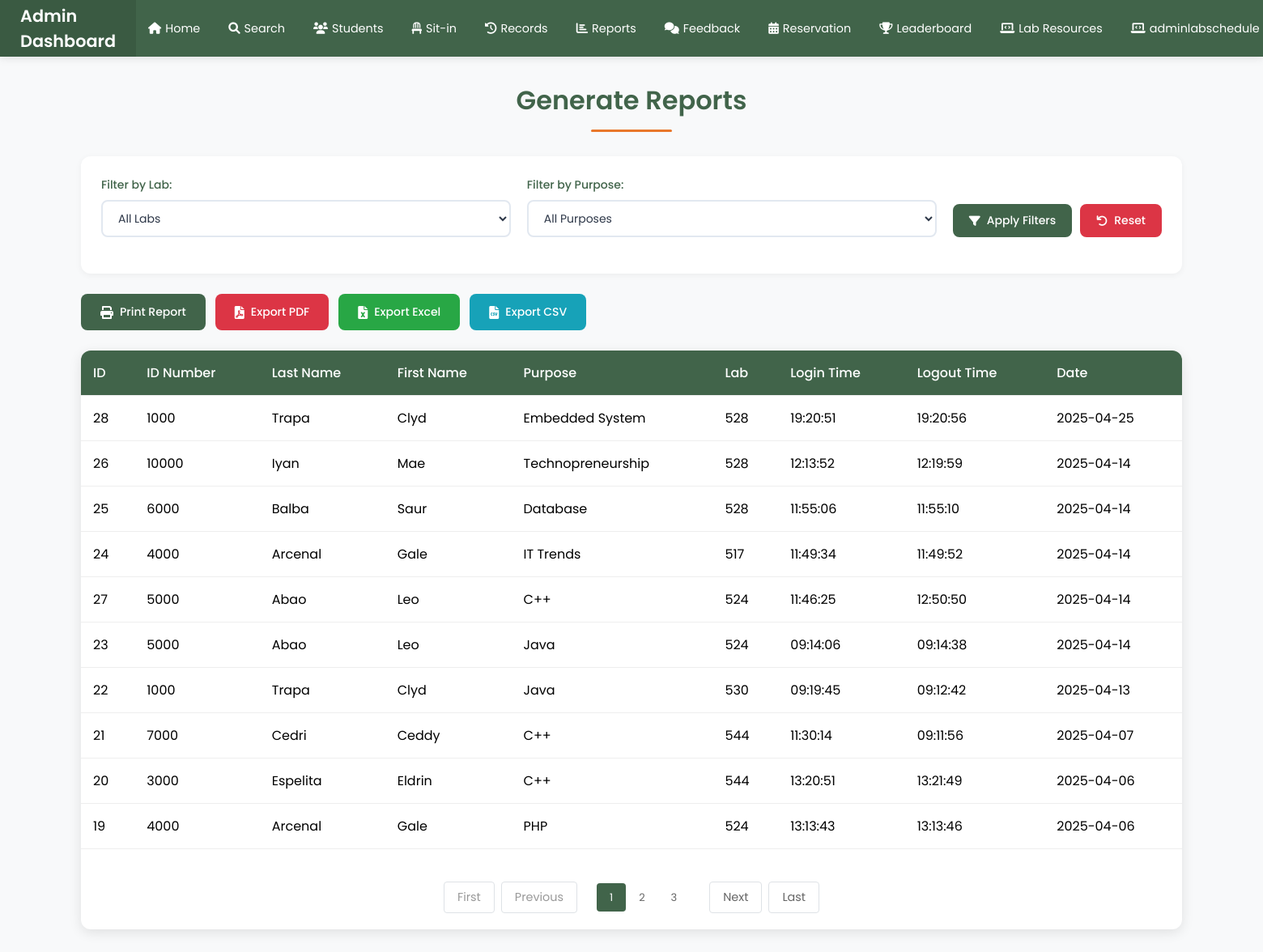
Page /sit-in-reports (signed in) on the earlier database version.
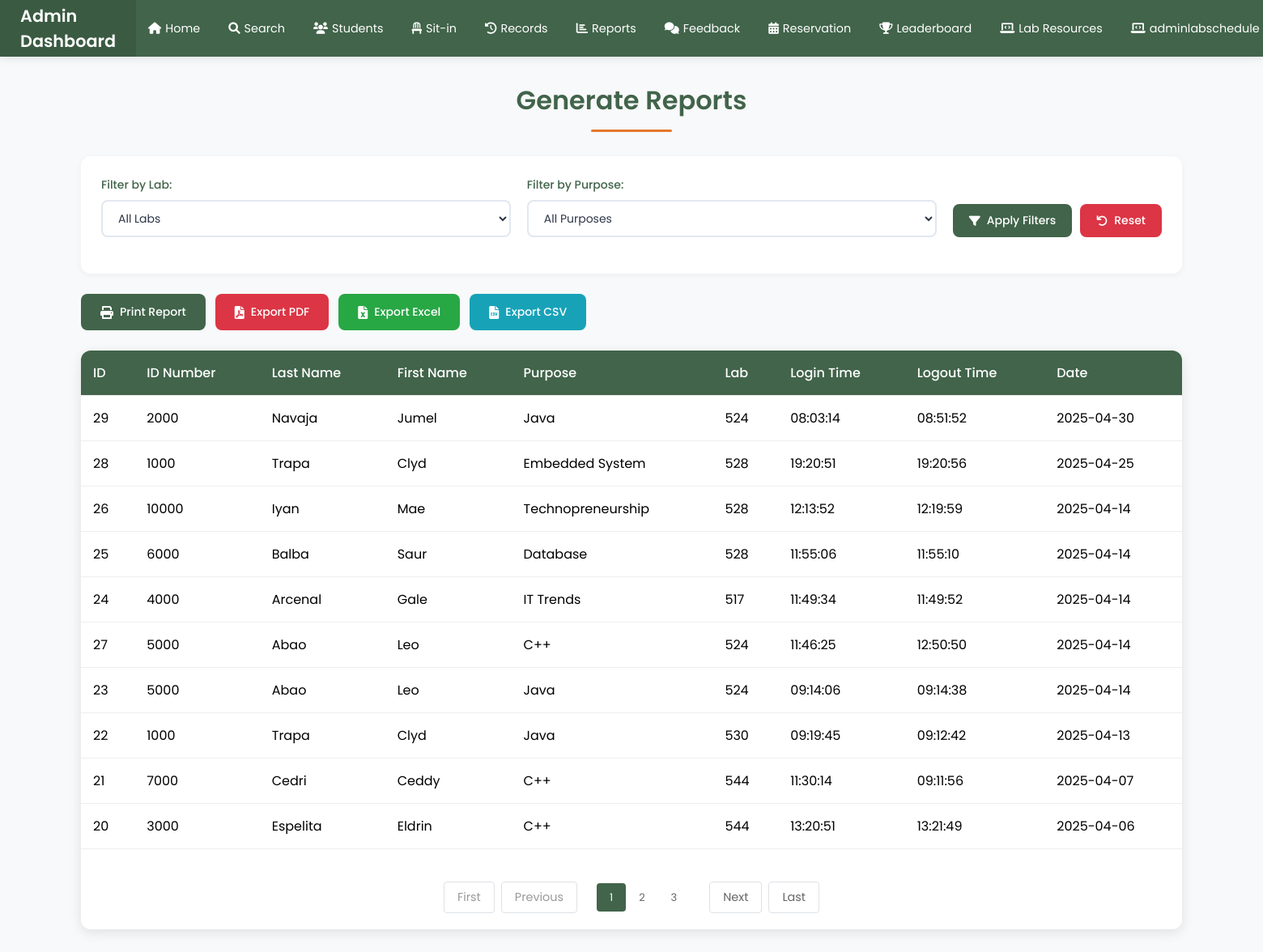
Same page on the later database version.
### tables this page shows
CREATE TABLE sit_in_records (
            id INTEGER PRIMARY KEY AUTOINCREMENT,
            id_number TEXT NOT NULL,
            purpose TEXT NOT NULL,
            lab TEXT NOT NULL,
            login_time TEXT NOT NULL,
            logout_time TEXT,
            date TEXT NOT NULL, feedback_submitted INTEGER DEFAULT 0, pc_number INTEGER NOT NULL DEFAULT 1,
            FOREIGN KEY (id_number) REFERENCES users(idno)
        );

CREATE TABLE users (
            id INTEGER PRIMARY KEY AUTOINCREMENT,
            idno TEXT UNIQUE NOT NULL,
            firstname TEXT NOT NULL,
            lastname TEXT NOT NULL,
            middlename TEXT,
            course TEXT,
            year_level TEXT,
            email_address TEXT,
            password TEXT NOT NULL,
            role TEXT DEFAULT 'student',
            remaining_sessions INTEGER DEFAULT 0,
            profile_pic TEXT
        , points INTEGER DEFAULT 0);

### app.py (the view, shortened to what this page needs)
@app.route('/sit-in-reports')
def sit_in_reports():
    if 'admin_username' not in session:
        flash("Admin access required!", "danger")
        return redirect(url_for('admin_login'))
    conn = sqlite3.connect("users.db")
    cursor = conn.cursor()
    lab = request.args.get('lab', '')
    purpose = request.args.get('purpose', '')
    search = request.args.get('search', '').strip()
    query = """
        SELECT
            s.id,
            s.id_number,
            u.lastname,
            u.firstname,
            s.purpose,
            s.lab,
            s.login_time,
            s.logout_time,
            s.date
        FROM sit_in_records s
        JOIN users u ON s.id_number = u.idno
        WHERE 1=1
    """
    params = []
    if lab:
        query += " AND s.lab = ?"
        params.append(lab)
    if purpose:
        query += " AND s.purpose = ?"
        params.append(purpose)
    query += " ORDER BY s.date DESC, s.login_time DESC"
    cursor.execute(query, params)
    records = cursor.fetchall()
    cursor.execute("SELECT DISTINCT lab FROM sit_in_records ORDER BY lab")
    labs = [row[0] for row in cursor.fetchall()]
    cursor.execute("SELECT DISTINCT purpose FROM sit_in_records ORDER BY purpose")
    purposes = [row[0] for row in cursor.fetchall()]
    conn.close()
    return render_template('sit_in_reports.html',
                         reports=records,
                         labs=labs,
                         purposes=purposes,
                         current_lab=lab,
                         current_purpose=purpose,
                         search=search)

### templates/sit_in_reports.html (shortened to what the changed rows need)
<!DOCTYPE html>
<html lang="en">
<head>
    <link rel="stylesheet" href="https://cdnjs.cloudflare.com/ajax/libs/font-awesome/6.0.0/css/all.min.css">
</head>
<body>
    <div class="container">
        <h1 class="page-title">Generate Reports</h1>
        <div class="table-container">
            <table id="reportTable">
                <thead>
                    <tr>
                        <th>ID</th>
                        <th>ID Number</th>
                        <th>Last Name</th>
                        <th>First Name</th>
                        <th>Purpose</th>
                        <th>Lab</th>
                        <th>Login Time</th>
                        <th>Logout Time</th>
                        <th>Date</th>
                    </tr>
                </thead>
                <tbody>
                    {% for report in reports %}
                    <tr>
                        <td>{{ report[0] }}</td>
                        <td>{{ report[1] }}</td>
                        <td>{{ report[2] }}</td>
                        <td>{{ report[3] }}</td>
                        <td>{{ report[4] }}</td>
                        <td>{{ report[5] }}</td>
                        <td>{{ report[6] }}</td>
                        <td>{{ report[7] }}</td>
                        <td>{{ report[8] }}</td>
                    </tr>
                    {% endfor %}
                </tbody>
            </table>
        </div>
    </div>
</body>
</html>

Differences in the rows shown:
no longer on this page (row unchanged): sit_in_records: id "19", id_number "4000", lastname "Arcenal", firstname "Gale", purpose "PHP", lab "524", login_time "13:13:43", logout_time "13:13:46", date "2025-04-06"
added sit_in_records: id "29", id_number "2000", lastname "Navaja", firstname "Jumel", purpose "Java", lab "524", login_time "08:03:14", logout_time "08:51:52", date "2025-04-30"
